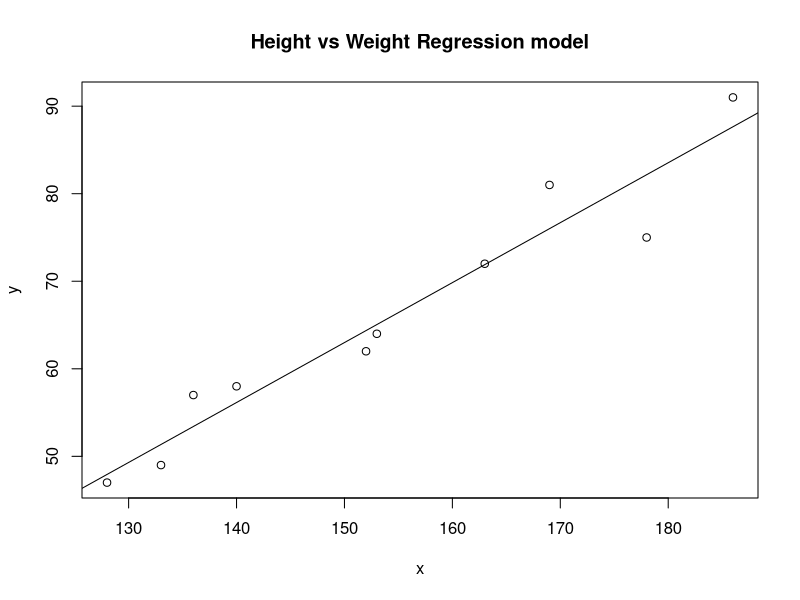

Generate this figure with R:
# R program to illustrate
# Linear Regression

# Height vector
x <- c(153, 169, 140, 186, 128, 136, 178, 163, 152, 133)

# Weight vector
y <- c(64, 81, 58, 91, 47, 57, 75, 72, 62, 49)

# Create a linear regression model
model <- lm(y~x)

# Print regression model
print(model)

# Find the weight of a person 
# With height 182
df <- data.frame(x = 182)
res <-  predict(model, df)
cat("\nPredicted value of a person with height = 182")
print(res)

# Output to be present as PNG file
png(file = "linearRegGFG.png")

# Plot
plot(x, y, main = "Height vs Weight Regression model")
abline(lm(y~x))

# Save the file.
dev.off()

